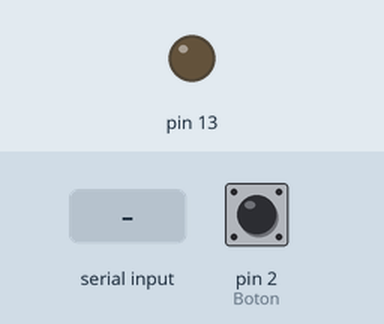
This sketch was run on a simulated Arduino Uno, built with avr-gcc and run on an emulated ATmega328P. On the bench: output pins drawn as LEDs (lit = HIGH). Inputs (shaded band) come from the test bench; at power-on: pin 2 (Boton) LOW. What the sketch prints to the serial monitor is not drawn.

Above: at 1.2 s.
1.3 s: pin 2 (Boton) pulled HIGH for 0.15 s
2.9 s: "H90\n" received over Serial
At 3.3 s:
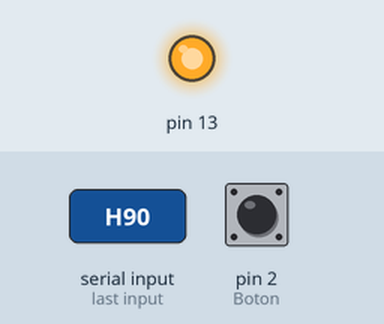
4.4 s: pin 2 (Boton) pulled HIGH for 1 s
6.9 s: "." received over Serial
8.4 s: "90,45\n" received over Serial
9.9 s: pin 2 (Boton) pulsed HIGH 2 times (0.12 s each, 0.3 s apart)
Timing chart, 0 to 12.9 s (numbered marks = the images above; inputs shaded):
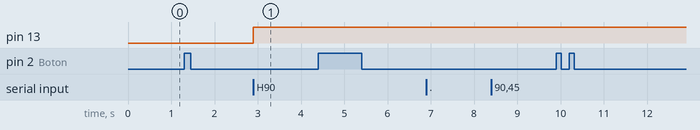

Measured:
- after the input at 1.3 s, every drawn part: stays the same
- after the input at 2.9 s, pin 13: LOW → HIGH at once
- after the input at 4.4 s, every drawn part: stays the same
- after the input at 6.9 s, every drawn part: stays the same
- after the input at 8.4 s, every drawn part: stays the same
- after the input at 9.9 s, every drawn part: stays the same

The sketch:

Practica_Arduino.ino
```cpp
#define BuscarLed 1
#define BuscarNumero 2


int Led = 0;
int Dato = 0;
int EstadoBusqueda = 0;
int Boton = 2;

void setup() {
  Serial.begin(9600);
  Serial.println("Hola soy un arduino");
  pinMode(13,OUTPUT);
  pinMode(Boton, INPUT);
}

void loop() {


  if (digitalRead(Boton) == 1){
  Serial.print("H");
  }


  if(Serial.available()){
    char Letra = Serial.read();
    Serial.print(Letra);
    if (Letra == 'H') {
      digitalWrite(13,1);

    }
    else if(Letra == 'L'){
      digitalWrite(13,0);
    }
  }
  if (Serial.available()) {
    char Letra = Serial.read();
    if (Letra == 'L') {
      EstadoBusqueda = BuscarLed;
    }
    else if (Letra == 'D') {
      EstadoBusqueda = BuscarNumero;
    }
    else if (Letra == '.') {
      analogWrite(Led, Dato);
      Serial.print("El led es: ");
      Serial.print(Led);
      Serial.print("  Dato :  ");
      Serial.println(Dato);
      Led = 0;
      Dato = 0;
      EstadoBusqueda = 0;
    }
    else if (Letra >= '0' && Letra <= '9') {
      int NumeroActual = int(Letra - '0');
      if (EstadoBusqueda == BuscarLed) {
        Led = Led * 10 + NumeroActual;
      }
      else if (EstadoBusqueda == BuscarNumero) {
        Dato = Dato * 10 + NumeroActual;
      }
    }
  }

}
```
